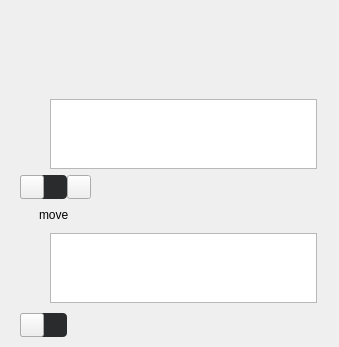
<?xml version="1.0" encoding="UTF-8"?>
<ui version="4.0">
 <class>StalledIssueFilePath</class>
 <widget class="QWidget" name="StalledIssueFilePath">
  <property name="geometry">
   <rect>
    <x>0</x>
    <y>0</y>
    <width>339</width>
    <height>347</height>
   </rect>
  </property>
  <property name="sizePolicy">
   <sizepolicy hsizetype="Preferred" vsizetype="Preferred">
    <horstretch>0</horstretch>
    <verstretch>0</verstretch>
   </sizepolicy>
  </property>
  <property name="minimumSize">
   <size>
    <width>0</width>
    <height>0</height>
   </size>
  </property>
  <property name="windowTitle">
   <string notr="true"/>
  </property>
  <property name="styleSheet">
   <string notr="true">/*ColorTokenIcon;Button;pathProblemIcon;normal;off;colorToken.icon-primary*/
/*ColorTokenIcon;Button;movePathProblemIcon;normal;off;colorToken.icon-primary*/

WordWrapLabel
{
font-size: 10px;
font-weight: 400;
}

#moveFilePathContainer[hasProblem=false], #filePathContainer[hasProblem=false]
{
  height: 24px;
  border-radius: 4px;
  background-color: #222324; /*colorToken.surface-1*/
}


#moveFilePathContainer[hasProblem=true], #filePathContainer[hasProblem=true]
{
  height: 24px;
  border-radius: 4px;
  background-color: #E31B57; /*colorToken.support-error*/
}

#moveFilePathContainer[hasProblem=true] WordWrapLabel, #filePathContainer[hasProblem=true] WordWrapLabel
{
  color: #FAFAFB; /*colorToken.text-inverse-accent*/
}

#pathProblem, #movePathProblem
{
  min-height: 24px;
  max-height: 24px;
  border-radius: 4px;
  background-color: #2A2B2C; /*colorToken.surface-1*/
  border: none;
}</string>
  </property>
  <layout class="QGridLayout" name="gridLayout">
   <property name="leftMargin">
    <number>0</number>
   </property>
   <property name="topMargin">
    <number>3</number>
   </property>
   <property name="rightMargin">
    <number>0</number>
   </property>
   <property name="bottomMargin">
    <number>10</number>
   </property>
   <property name="horizontalSpacing">
    <number>5</number>
   </property>
   <property name="verticalSpacing">
    <number>0</number>
   </property>
   <item row="2" column="1" colspan="2" alignment="Qt::AlignTop">
    <widget class="QWidget" name="file" native="true">
     <property name="sizePolicy">
      <sizepolicy hsizetype="Preferred" vsizetype="Preferred">
       <horstretch>0</horstretch>
       <verstretch>0</verstretch>
      </sizepolicy>
     </property>
     <layout class="QGridLayout" name="gridLayout_3" rowstretch="0,0" columnstretch="0,0">
      <property name="leftMargin">
       <number>0</number>
      </property>
      <property name="topMargin">
       <number>0</number>
      </property>
      <property name="rightMargin">
       <number>0</number>
      </property>
      <property name="bottomMargin">
       <number>0</number>
      </property>
      <property name="spacing">
       <number>4</number>
      </property>
      <item row="0" column="1">
       <widget class="QWidget" name="filePathContainer" native="true">
        <property name="sizePolicy">
         <sizepolicy hsizetype="Expanding" vsizetype="Preferred">
          <horstretch>0</horstretch>
          <verstretch>0</verstretch>
         </sizepolicy>
        </property>
        <property name="minimumSize">
         <size>
          <width>0</width>
          <height>0</height>
         </size>
        </property>
        <property name="maximumSize">
         <size>
          <width>16777215</width>
          <height>16777215</height>
         </size>
        </property>
        <property name="cursor">
         <cursorShape>PointingHandCursor</cursorShape>
        </property>
        <property name="itsHover" stdset="0">
         <bool>false</bool>
        </property>
        <layout class="QHBoxLayout" name="horizontalLayout" stretch="0,1,0">
         <property name="spacing">
          <number>6</number>
         </property>
         <property name="leftMargin">
          <number>0</number>
         </property>
         <property name="topMargin">
          <number>2</number>
         </property>
         <property name="rightMargin">
          <number>0</number>
         </property>
         <property name="bottomMargin">
          <number>2</number>
         </property>
         <item>
          <widget class="QLabel" name="filePathIcon">
           <property name="sizePolicy">
            <sizepolicy hsizetype="Fixed" vsizetype="Fixed">
             <horstretch>0</horstretch>
             <verstretch>0</verstretch>
            </sizepolicy>
           </property>
           <property name="minimumSize">
            <size>
             <width>24</width>
             <height>24</height>
            </size>
           </property>
           <property name="maximumSize">
            <size>
             <width>24</width>
             <height>24</height>
            </size>
           </property>
           <property name="text">
            <string/>
           </property>
           <property name="alignment">
            <set>Qt::AlignCenter</set>
           </property>
          </widget>
         </item>
         <item alignment="Qt::AlignVCenter">
          <widget class="WordWrapLabel" name="filePathEdit">
           <property name="sizePolicy">
            <sizepolicy hsizetype="Expanding" vsizetype="Preferred">
             <horstretch>0</horstretch>
             <verstretch>0</verstretch>
            </sizepolicy>
           </property>
           <property name="type" stdset="0">
            <string notr="true">secondary</string>
           </property>
          </widget>
         </item>
         <item>
          <widget class="QLabel" name="filePathAction">
           <property name="sizePolicy">
            <sizepolicy hsizetype="Fixed" vsizetype="Fixed">
             <horstretch>0</horstretch>
             <verstretch>0</verstretch>
            </sizepolicy>
           </property>
           <property name="minimumSize">
            <size>
             <width>16</width>
             <height>16</height>
            </size>
           </property>
           <property name="maximumSize">
            <size>
             <width>16</width>
             <height>16</height>
            </size>
           </property>
           <property name="text">
            <string/>
           </property>
          </widget>
         </item>
        </layout>
       </widget>
      </item>
      <item row="1" column="1">
       <widget class="QWidget" name="pathProblemContainer" native="true">
        <layout class="QHBoxLayout" name="horizontalLayout_7">
         <property name="spacing">
          <number>0</number>
         </property>
         <property name="leftMargin">
          <number>0</number>
         </property>
         <property name="topMargin">
          <number>0</number>
         </property>
         <property name="rightMargin">
          <number>0</number>
         </property>
         <property name="bottomMargin">
          <number>0</number>
         </property>
         <item>
          <widget class="QWidget" name="pathProblem" native="true">
           <property name="minimumSize">
            <size>
             <width>0</width>
             <height>24</height>
            </size>
           </property>
           <layout class="QHBoxLayout" name="horizontalLayout_4">
            <property name="spacing">
             <number>6</number>
            </property>
            <property name="leftMargin">
             <number>0</number>
            </property>
            <property name="topMargin">
             <number>0</number>
            </property>
            <property name="rightMargin">
             <number>10</number>
            </property>
            <property name="bottomMargin">
             <number>0</number>
            </property>
            <item>
             <widget class="QPushButton" name="pathProblemIcon">
              <property name="sizePolicy">
               <sizepolicy hsizetype="Fixed" vsizetype="Fixed">
                <horstretch>0</horstretch>
                <verstretch>0</verstretch>
               </sizepolicy>
              </property>
              <property name="minimumSize">
               <size>
                <width>24</width>
                <height>24</height>
               </size>
              </property>
              <property name="maximumSize">
               <size>
                <width>24</width>
                <height>24</height>
               </size>
              </property>
              <property name="text">
               <string/>
              </property>
              <property name="icon">
               <iconset resource="../../../gui/Resources_common.qrc">
                <normaloff>:/info</normaloff>:/info</iconset>
              </property>
              <property name="iconSize">
               <size>
                <width>16</width>
                <height>16</height>
               </size>
              </property>
              <property name="type" stdset="0">
               <string notr="true">icon-label</string>
              </property>
             </widget>
            </item>
            <item>
             <widget class="QLabel" name="pathProblemMessage">
              <property name="text">
               <string/>
              </property>
             </widget>
            </item>
           </layout>
          </widget>
         </item>
         <item>
          <widget class="QPushButton" name="helpIcon">
           <property name="minimumSize">
            <size>
             <width>24</width>
             <height>24</height>
            </size>
           </property>
           <property name="maximumSize">
            <size>
             <width>24</width>
             <height>24</height>
            </size>
           </property>
           <property name="text">
            <string/>
           </property>
           <property name="icon">
            <iconset resource="../../../gui/Resources_common.qrc">
             <normaloff>:/help-circle</normaloff>:/help-circle</iconset>
           </property>
           <property name="iconSize">
            <size>
             <width>24</width>
             <height>24</height>
            </size>
           </property>
           <property name="type" stdset="0">
            <string notr="true">icon-label</string>
           </property>
          </widget>
         </item>
         <item>
          <spacer name="horizontalSpacer_6">
           <property name="orientation">
            <enum>Qt::Horizontal</enum>
           </property>
           <property name="sizeHint" stdset="0">
            <size>
             <width>40</width>
             <height>20</height>
            </size>
           </property>
          </spacer>
         </item>
        </layout>
       </widget>
      </item>
      <item row="0" column="0">
       <widget class="QWidget" name="filePathArrowContainer" native="true">
        <property name="sizePolicy">
         <sizepolicy hsizetype="Fixed" vsizetype="Preferred">
          <horstretch>0</horstretch>
          <verstretch>0</verstretch>
         </sizepolicy>
        </property>
        <property name="minimumSize">
         <size>
          <width>16</width>
          <height>0</height>
         </size>
        </property>
        <property name="maximumSize">
         <size>
          <width>16</width>
          <height>16777215</height>
         </size>
        </property>
        <layout class="QHBoxLayout" name="horizontalLayout_8">
         <property name="spacing">
          <number>0</number>
         </property>
         <property name="leftMargin">
          <number>0</number>
         </property>
         <property name="topMargin">
          <number>0</number>
         </property>
         <property name="rightMargin">
          <number>0</number>
         </property>
         <property name="bottomMargin">
          <number>0</number>
         </property>
         <item alignment="Qt::AlignRight">
          <widget class="QLabel" name="pathArrow">
           <property name="sizePolicy">
            <sizepolicy hsizetype="Fixed" vsizetype="Preferred">
             <horstretch>0</horstretch>
             <verstretch>0</verstretch>
            </sizepolicy>
           </property>
           <property name="minimumSize">
            <size>
             <width>16</width>
             <height>16</height>
            </size>
           </property>
           <property name="maximumSize">
            <size>
             <width>16</width>
             <height>16</height>
            </size>
           </property>
          </widget>
         </item>
        </layout>
       </widget>
      </item>
      <item row="1" column="0">
       <widget class="QWidget" name="pathProblemArrowContainer" native="true">
        <property name="sizePolicy">
         <sizepolicy hsizetype="Fixed" vsizetype="Preferred">
          <horstretch>0</horstretch>
          <verstretch>0</verstretch>
         </sizepolicy>
        </property>
        <property name="minimumSize">
         <size>
          <width>16</width>
          <height>0</height>
         </size>
        </property>
        <property name="maximumSize">
         <size>
          <width>16</width>
          <height>16777215</height>
         </size>
        </property>
        <layout class="QHBoxLayout" name="horizontalLayout_9">
         <property name="spacing">
          <number>0</number>
         </property>
         <property name="leftMargin">
          <number>0</number>
         </property>
         <property name="topMargin">
          <number>0</number>
         </property>
         <property name="rightMargin">
          <number>0</number>
         </property>
         <property name="bottomMargin">
          <number>0</number>
         </property>
         <item alignment="Qt::AlignRight">
          <widget class="QLabel" name="problemArrow">
           <property name="sizePolicy">
            <sizepolicy hsizetype="Fixed" vsizetype="Preferred">
             <horstretch>0</horstretch>
             <verstretch>0</verstretch>
            </sizepolicy>
           </property>
           <property name="minimumSize">
            <size>
             <width>16</width>
             <height>16</height>
            </size>
           </property>
           <property name="maximumSize">
            <size>
             <width>16</width>
             <height>16</height>
            </size>
           </property>
          </widget>
         </item>
        </layout>
       </widget>
      </item>
     </layout>
    </widget>
   </item>
   <item row="3" column="1" colspan="2" alignment="Qt::AlignTop">
    <widget class="QWidget" name="moveFile" native="true">
     <property name="sizePolicy">
      <sizepolicy hsizetype="Preferred" vsizetype="Preferred">
       <horstretch>0</horstretch>
       <verstretch>0</verstretch>
      </sizepolicy>
     </property>
     <layout class="QGridLayout" name="gridLayout_2">
      <property name="leftMargin">
       <number>0</number>
      </property>
      <property name="topMargin">
       <number>4</number>
      </property>
      <property name="rightMargin">
       <number>0</number>
      </property>
      <property name="bottomMargin">
       <number>0</number>
      </property>
      <property name="spacing">
       <number>4</number>
      </property>
      <item row="0" column="1">
       <widget class="QWidget" name="moveHeader" native="true">
        <layout class="QHBoxLayout" name="horizontalLayout_3">
         <property name="spacing">
          <number>3</number>
         </property>
         <property name="leftMargin">
          <number>0</number>
         </property>
         <property name="topMargin">
          <number>4</number>
         </property>
         <property name="rightMargin">
          <number>0</number>
         </property>
         <property name="bottomMargin">
          <number>4</number>
         </property>
         <item>
          <widget class="QLabel" name="moveLines">
           <property name="sizePolicy">
            <sizepolicy hsizetype="Fixed" vsizetype="Fixed">
             <horstretch>0</horstretch>
             <verstretch>0</verstretch>
            </sizepolicy>
           </property>
           <property name="minimumSize">
            <size>
             <width>16</width>
             <height>16</height>
            </size>
           </property>
           <property name="maximumSize">
            <size>
             <width>16</width>
             <height>16</height>
            </size>
           </property>
          </widget>
         </item>
         <item>
          <widget class="QLabel" name="moveLabel">
           <property name="text">
            <string>move</string>
           </property>
          </widget>
         </item>
         <item>
          <spacer name="horizontalSpacer_4">
           <property name="orientation">
            <enum>Qt::Horizontal</enum>
           </property>
           <property name="sizeHint" stdset="0">
            <size>
             <width>0</width>
             <height>0</height>
            </size>
           </property>
          </spacer>
         </item>
        </layout>
       </widget>
      </item>
      <item row="1" column="1">
       <widget class="QWidget" name="moveFilePathContainer" native="true">
        <property name="sizePolicy">
         <sizepolicy hsizetype="Expanding" vsizetype="Preferred">
          <horstretch>0</horstretch>
          <verstretch>0</verstretch>
         </sizepolicy>
        </property>
        <property name="cursor">
         <cursorShape>PointingHandCursor</cursorShape>
        </property>
        <property name="itsHover" stdset="0">
         <bool>false</bool>
        </property>
        <layout class="QHBoxLayout" name="horizontalLayout_2" stretch="0,1,0">
         <property name="spacing">
          <number>6</number>
         </property>
         <property name="leftMargin">
          <number>0</number>
         </property>
         <property name="topMargin">
          <number>2</number>
         </property>
         <property name="rightMargin">
          <number>0</number>
         </property>
         <property name="bottomMargin">
          <number>2</number>
         </property>
         <item>
          <widget class="QLabel" name="moveFilePathIcon">
           <property name="sizePolicy">
            <sizepolicy hsizetype="Fixed" vsizetype="Fixed">
             <horstretch>0</horstretch>
             <verstretch>0</verstretch>
            </sizepolicy>
           </property>
           <property name="minimumSize">
            <size>
             <width>24</width>
             <height>24</height>
            </size>
           </property>
           <property name="maximumSize">
            <size>
             <width>24</width>
             <height>24</height>
            </size>
           </property>
           <property name="text">
            <string/>
           </property>
           <property name="alignment">
            <set>Qt::AlignCenter</set>
           </property>
          </widget>
         </item>
         <item>
          <widget class="WordWrapLabel" name="moveFilePathEdit">
           <property name="sizePolicy">
            <sizepolicy hsizetype="Expanding" vsizetype="Preferred">
             <horstretch>0</horstretch>
             <verstretch>0</verstretch>
            </sizepolicy>
           </property>
           <property name="type" stdset="0">
            <string notr="true">secondary</string>
           </property>
          </widget>
         </item>
         <item>
          <widget class="QLabel" name="moveFilePathAction">
           <property name="sizePolicy">
            <sizepolicy hsizetype="Fixed" vsizetype="Fixed">
             <horstretch>0</horstretch>
             <verstretch>0</verstretch>
            </sizepolicy>
           </property>
           <property name="minimumSize">
            <size>
             <width>16</width>
             <height>16</height>
            </size>
           </property>
           <property name="maximumSize">
            <size>
             <width>16</width>
             <height>16</height>
            </size>
           </property>
           <property name="text">
            <string/>
           </property>
          </widget>
         </item>
        </layout>
       </widget>
      </item>
      <item row="2" column="1">
       <spacer name="verticalSpacer_2">
        <property name="orientation">
         <enum>Qt::Vertical</enum>
        </property>
        <property name="sizeType">
         <enum>QSizePolicy::Fixed</enum>
        </property>
        <property name="sizeHint" stdset="0">
         <size>
          <width>0</width>
          <height>4</height>
         </size>
        </property>
       </spacer>
      </item>
      <item row="3" column="1">
       <widget class="QWidget" name="movePathProblemContainer" native="true">
        <layout class="QHBoxLayout" name="horizontalLayout_6">
         <property name="spacing">
          <number>0</number>
         </property>
         <property name="leftMargin">
          <number>0</number>
         </property>
         <property name="topMargin">
          <number>0</number>
         </property>
         <property name="rightMargin">
          <number>0</number>
         </property>
         <property name="bottomMargin">
          <number>0</number>
         </property>
         <item>
          <widget class="QWidget" name="movePathProblem" native="true">
           <layout class="QHBoxLayout" name="horizontalLayout_5">
            <property name="spacing">
             <number>6</number>
            </property>
            <property name="leftMargin">
             <number>0</number>
            </property>
            <property name="topMargin">
             <number>0</number>
            </property>
            <property name="rightMargin">
             <number>10</number>
            </property>
            <property name="bottomMargin">
             <number>0</number>
            </property>
            <item>
             <widget class="QPushButton" name="movePathProblemIcon">
              <property name="minimumSize">
               <size>
                <width>24</width>
                <height>24</height>
               </size>
              </property>
              <property name="maximumSize">
               <size>
                <width>24</width>
                <height>24</height>
               </size>
              </property>
              <property name="text">
               <string/>
              </property>
              <property name="icon">
               <iconset resource="../../../gui/Resources_common.qrc">
                <normaloff>:/info</normaloff>:/info</iconset>
              </property>
              <property name="iconSize">
               <size>
                <width>16</width>
                <height>16</height>
               </size>
              </property>
              <property name="type" stdset="0">
               <string notr="true">icon-label</string>
              </property>
             </widget>
            </item>
            <item>
             <widget class="QLabel" name="movePathProblemMessage">
              <property name="text">
               <string/>
              </property>
             </widget>
            </item>
           </layout>
          </widget>
         </item>
         <item>
          <spacer name="horizontalSpacer_5">
           <property name="orientation">
            <enum>Qt::Horizontal</enum>
           </property>
           <property name="sizeHint" stdset="0">
            <size>
             <width>40</width>
             <height>20</height>
            </size>
           </property>
          </spacer>
         </item>
        </layout>
       </widget>
      </item>
      <item row="1" column="0">
       <widget class="QWidget" name="moveFilePathArrowContainer" native="true">
        <property name="minimumSize">
         <size>
          <width>16</width>
          <height>0</height>
         </size>
        </property>
        <property name="maximumSize">
         <size>
          <width>16</width>
          <height>16777215</height>
         </size>
        </property>
        <layout class="QVBoxLayout" name="verticalLayout">
         <property name="spacing">
          <number>0</number>
         </property>
         <property name="leftMargin">
          <number>0</number>
         </property>
         <property name="topMargin">
          <number>0</number>
         </property>
         <property name="rightMargin">
          <number>0</number>
         </property>
         <property name="bottomMargin">
          <number>0</number>
         </property>
         <item alignment="Qt::AlignRight">
          <widget class="QLabel" name="movePathArrow">
           <property name="sizePolicy">
            <sizepolicy hsizetype="Fixed" vsizetype="Preferred">
             <horstretch>0</horstretch>
             <verstretch>0</verstretch>
            </sizepolicy>
           </property>
           <property name="minimumSize">
            <size>
             <width>16</width>
             <height>16</height>
            </size>
           </property>
           <property name="maximumSize">
            <size>
             <width>16</width>
             <height>16</height>
            </size>
           </property>
          </widget>
         </item>
        </layout>
       </widget>
      </item>
      <item row="3" column="0">
       <widget class="QWidget" name="movePathProblemArrowContainer" native="true">
        <property name="minimumSize">
         <size>
          <width>16</width>
          <height>0</height>
         </size>
        </property>
        <property name="maximumSize">
         <size>
          <width>16</width>
          <height>16777215</height>
         </size>
        </property>
        <layout class="QVBoxLayout" name="verticalLayout">
         <property name="spacing">
          <number>0</number>
         </property>
         <property name="leftMargin">
          <number>0</number>
         </property>
         <property name="topMargin">
          <number>0</number>
         </property>
         <property name="rightMargin">
          <number>0</number>
         </property>
         <property name="bottomMargin">
          <number>0</number>
         </property>
         <item alignment="Qt::AlignRight">
          <widget class="QLabel" name="movePathProblemArrow">
           <property name="sizePolicy">
            <sizepolicy hsizetype="Fixed" vsizetype="Preferred">
             <horstretch>0</horstretch>
             <verstretch>0</verstretch>
            </sizepolicy>
           </property>
           <property name="minimumSize">
            <size>
             <width>16</width>
             <height>16</height>
            </size>
           </property>
           <property name="maximumSize">
            <size>
             <width>16</width>
             <height>16</height>
            </size>
           </property>
          </widget>
         </item>
        </layout>
       </widget>
      </item>
     </layout>
    </widget>
   </item>
   <item row="0" column="1" alignment="Qt::AlignVCenter">
    <widget class="QLabel" name="LocalOrRemoteIcon">
     <property name="sizePolicy">
      <sizepolicy hsizetype="Fixed" vsizetype="Fixed">
       <horstretch>0</horstretch>
       <verstretch>0</verstretch>
      </sizepolicy>
     </property>
     <property name="minimumSize">
      <size>
       <width>16</width>
       <height>16</height>
      </size>
     </property>
     <property name="maximumSize">
      <size>
       <width>16</width>
       <height>16</height>
      </size>
     </property>
     <property name="text">
      <string/>
     </property>
     <property name="alignment">
      <set>Qt::AlignCenter</set>
     </property>
    </widget>
   </item>
   <item row="0" column="0">
    <spacer name="indent">
     <property name="orientation">
      <enum>Qt::Horizontal</enum>
     </property>
     <property name="sizeType">
      <enum>QSizePolicy::Fixed</enum>
     </property>
     <property name="sizeHint" stdset="0">
      <size>
       <width>0</width>
       <height>0</height>
      </size>
     </property>
    </spacer>
   </item>
   <item row="0" column="2" alignment="Qt::AlignLeft|Qt::AlignVCenter">
    <widget class="QLabel" name="LocalOrRemoteText">
     <property name="minimumSize">
      <size>
       <width>0</width>
       <height>24</height>
      </size>
     </property>
     <property name="maximumSize">
      <size>
       <width>16777215</width>
       <height>24</height>
      </size>
     </property>
     <property name="text">
      <string/>
     </property>
     <property name="type" stdset="0">
      <string notr="true">secondary</string>
     </property>
     <property name="dimension" stdset="0">
      <string notr="true">small</string>
     </property>
    </widget>
   </item>
  </layout>
 </widget>
 <customwidgets>
  <customwidget>
   <class>WordWrapLabel</class>
   <extends>QTextEdit</extends>
   <header>WordWrapLabel.h</header>
  </customwidget>
 </customwidgets>
 <resources>
  <include location="../../../gui/Resources_common.qrc"/>
 </resources>
 <connections/>
</ui>
